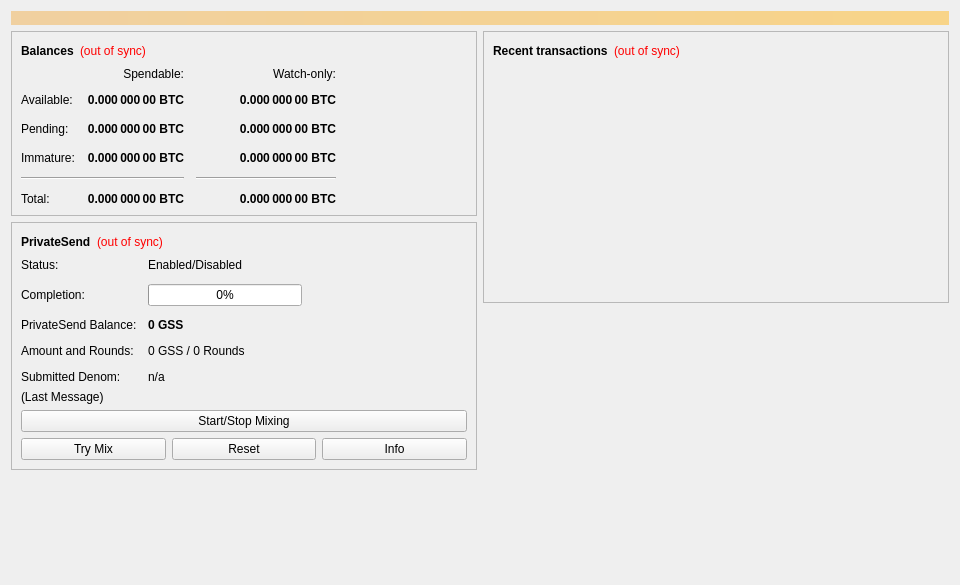
<?xml version="1.0" encoding="UTF-8"?>
<ui version="4.0">
 <class>OverviewPage</class>
 <widget class="QWidget" name="OverviewPage">
  <property name="geometry">
   <rect>
    <x>0</x>
    <y>0</y>
    <width>960</width>
    <height>585</height>
   </rect>
  </property>
  <property name="minimumSize">
   <size>
    <width>960</width>
    <height>0</height>
   </size>
  </property>
  <property name="windowTitle">
   <string>Form</string>
  </property>
  <layout class="QVBoxLayout" name="topLayout">
   <item>
    <widget class="QLabel" name="labelAlerts">
     <property name="visible">
      <bool>false</bool>
     </property>
     <property name="styleSheet">
      <string notr="true">QLabel { background-color: qlineargradient(x1: 0, y1: 0, x2: 1, y2: 0, stop:0 #F0D0A0, stop:1 #F8D488); color:#000000; }</string>
     </property>
     <property name="wordWrap">
      <bool>true</bool>
     </property>
     <property name="margin">
      <number>3</number>
     </property>
     <property name="textInteractionFlags">
      <set>Qt::TextSelectableByMouse</set>
     </property>
    </widget>
   </item>
   <item>
    <layout class="QHBoxLayout" name="horizontalLayout" stretch="1,1">
     <item>
      <layout class="QVBoxLayout" name="verticalLayout_2">
       <item>
        <widget class="QFrame" name="frame">
         <property name="frameShape">
          <enum>QFrame::StyledPanel</enum>
         </property>
         <property name="frameShadow">
          <enum>QFrame::Raised</enum>
         </property>
         <layout class="QVBoxLayout" name="verticalLayout_4">
          <item>
           <layout class="QHBoxLayout" name="horizontalLayout_4">
            <item>
             <widget class="QLabel" name="label_5">
              <property name="font">
               <font>
                <weight>75</weight>
                <bold>true</bold>
               </font>
              </property>
              <property name="text">
               <string>Balances</string>
              </property>
             </widget>
            </item>
            <item>
             <widget class="QLabel" name="labelWalletStatus">
              <property name="toolTip">
               <string>The displayed information may be out of date. Your wallet automatically synchronizes with the GoSuperSayayinCoin network after a connection is established, but this process has not completed yet.</string>
              </property>
              <property name="styleSheet">
               <string notr="true">QLabel { color: red; }</string>
              </property>
              <property name="text">
               <string notr="true">(out of sync)</string>
              </property>
              <property name="alignment">
               <set>Qt::AlignLeading|Qt::AlignLeft|Qt::AlignVCenter</set>
              </property>
             </widget>
            </item>
            <item>
             <spacer name="horizontalSpacer_3">
              <property name="orientation">
               <enum>Qt::Horizontal</enum>
              </property>
              <property name="sizeHint" stdset="0">
               <size>
                <width>40</width>
                <height>20</height>
               </size>
              </property>
             </spacer>
            </item>
           </layout>
          </item>
          <item>
           <layout class="QGridLayout" name="gridLayout">
            <property name="spacing">
             <number>12</number>
            </property>
            <item row="2" column="2">
             <widget class="QLabel" name="labelWatchPending">
              <property name="font">
               <font>
                <weight>75</weight>
                <bold>true</bold>
               </font>
              </property>
              <property name="cursor">
               <cursorShape>IBeamCursor</cursorShape>
              </property>
              <property name="toolTip">
               <string>Unconfirmed transactions to watch-only addresses</string>
              </property>
              <property name="text">
               <string notr="true">0.000 000 00 BTC</string>
              </property>
              <property name="alignment">
               <set>Qt::AlignRight|Qt::AlignTrailing|Qt::AlignVCenter</set>
              </property>
              <property name="textInteractionFlags">
               <set>Qt::LinksAccessibleByMouse|Qt::TextSelectableByKeyboard|Qt::TextSelectableByMouse</set>
              </property>
             </widget>
            </item>
            <item row="2" column="1">
             <widget class="QLabel" name="labelUnconfirmed">
              <property name="font">
               <font>
                <weight>75</weight>
                <bold>true</bold>
               </font>
              </property>
              <property name="cursor">
               <cursorShape>IBeamCursor</cursorShape>
              </property>
              <property name="toolTip">
               <string>Total of transactions that have yet to be confirmed, and do not yet count toward the spendable balance</string>
              </property>
              <property name="text">
               <string notr="true">0.000 000 00 BTC</string>
              </property>
              <property name="alignment">
               <set>Qt::AlignRight|Qt::AlignTrailing|Qt::AlignVCenter</set>
              </property>
              <property name="textInteractionFlags">
               <set>Qt::LinksAccessibleByMouse|Qt::TextSelectableByKeyboard|Qt::TextSelectableByMouse</set>
              </property>
             </widget>
            </item>
            <item row="3" column="2">
             <widget class="QLabel" name="labelWatchImmature">
              <property name="font">
               <font>
                <weight>75</weight>
                <bold>true</bold>
               </font>
              </property>
              <property name="cursor">
               <cursorShape>IBeamCursor</cursorShape>
              </property>
              <property name="toolTip">
               <string>Mined balance in watch-only addresses that has not yet matured</string>
              </property>
              <property name="text">
               <string notr="true">0.000 000 00 BTC</string>
              </property>
              <property name="alignment">
               <set>Qt::AlignRight|Qt::AlignTrailing|Qt::AlignVCenter</set>
              </property>
              <property name="textInteractionFlags">
               <set>Qt::LinksAccessibleByMouse|Qt::TextSelectableByKeyboard|Qt::TextSelectableByMouse</set>
              </property>
             </widget>
            </item>
            <item row="4" column="0" colspan="2">
             <widget class="Line" name="lineSpendableBalance">
              <property name="orientation">
               <enum>Qt::Horizontal</enum>
              </property>
             </widget>
            </item>
            <item row="4" column="2">
             <widget class="Line" name="lineWatchBalance">
              <property name="sizePolicy">
               <sizepolicy hsizetype="Preferred" vsizetype="Fixed">
                <horstretch>0</horstretch>
                <verstretch>0</verstretch>
               </sizepolicy>
              </property>
              <property name="minimumSize">
               <size>
                <width>140</width>
                <height>0</height>
               </size>
              </property>
              <property name="orientation">
               <enum>Qt::Horizontal</enum>
              </property>
             </widget>
            </item>
            <item row="5" column="0">
             <widget class="QLabel" name="labelTotalText">
              <property name="text">
               <string>Total:</string>
              </property>
             </widget>
            </item>
            <item row="3" column="1">
             <widget class="QLabel" name="labelImmature">
              <property name="font">
               <font>
                <weight>75</weight>
                <bold>true</bold>
               </font>
              </property>
              <property name="cursor">
               <cursorShape>IBeamCursor</cursorShape>
              </property>
              <property name="toolTip">
               <string>Mined balance that has not yet matured</string>
              </property>
              <property name="text">
               <string notr="true">0.000 000 00 BTC</string>
              </property>
              <property name="alignment">
               <set>Qt::AlignRight|Qt::AlignTrailing|Qt::AlignVCenter</set>
              </property>
              <property name="textInteractionFlags">
               <set>Qt::LinksAccessibleByMouse|Qt::TextSelectableByKeyboard|Qt::TextSelectableByMouse</set>
              </property>
             </widget>
            </item>
            <item row="2" column="3">
             <spacer name="horizontalSpacer_2">
              <property name="orientation">
               <enum>Qt::Horizontal</enum>
              </property>
              <property name="sizeHint" stdset="0">
               <size>
                <width>40</width>
                <height>20</height>
               </size>
              </property>
             </spacer>
            </item>
            <item row="3" column="0">
             <widget class="QLabel" name="labelImmatureText">
              <property name="text">
               <string>Immature:</string>
              </property>
             </widget>
            </item>
            <item row="5" column="1">
             <widget class="QLabel" name="labelTotal">
              <property name="font">
               <font>
                <weight>75</weight>
                <bold>true</bold>
               </font>
              </property>
              <property name="cursor">
               <cursorShape>IBeamCursor</cursorShape>
              </property>
              <property name="toolTip">
               <string>Your current total balance</string>
              </property>
              <property name="text">
               <string notr="true">0.000 000 00 BTC</string>
              </property>
              <property name="alignment">
               <set>Qt::AlignRight|Qt::AlignTrailing|Qt::AlignVCenter</set>
              </property>
              <property name="textInteractionFlags">
               <set>Qt::LinksAccessibleByMouse|Qt::TextSelectableByKeyboard|Qt::TextSelectableByMouse</set>
              </property>
             </widget>
            </item>
            <item row="5" column="2">
             <widget class="QLabel" name="labelWatchTotal">
              <property name="font">
               <font>
                <weight>75</weight>
                <bold>true</bold>
               </font>
              </property>
              <property name="cursor">
               <cursorShape>IBeamCursor</cursorShape>
              </property>
              <property name="toolTip">
               <string>Current total balance in watch-only addresses</string>
              </property>
              <property name="text">
               <string notr="true">0.000 000 00 BTC</string>
              </property>
              <property name="alignment">
               <set>Qt::AlignRight|Qt::AlignTrailing|Qt::AlignVCenter</set>
              </property>
              <property name="textInteractionFlags">
               <set>Qt::LinksAccessibleByMouse|Qt::TextSelectableByKeyboard|Qt::TextSelectableByMouse</set>
              </property>
             </widget>
            </item>
            <item row="0" column="2">
             <widget class="QLabel" name="labelWatchonly">
              <property name="text">
               <string>Watch-only:</string>
              </property>
              <property name="alignment">
               <set>Qt::AlignRight|Qt::AlignTrailing|Qt::AlignVCenter</set>
              </property>
             </widget>
            </item>
            <item row="1" column="0">
             <widget class="QLabel" name="labelBalanceText">
              <property name="text">
               <string>Available:</string>
              </property>
             </widget>
            </item>
            <item row="1" column="1">
             <widget class="QLabel" name="labelBalance">
              <property name="font">
               <font>
                <weight>75</weight>
                <bold>true</bold>
               </font>
              </property>
              <property name="cursor">
               <cursorShape>IBeamCursor</cursorShape>
              </property>
              <property name="toolTip">
               <string>Your current spendable balance</string>
              </property>
              <property name="text">
               <string notr="true">0.000 000 00 BTC</string>
              </property>
              <property name="alignment">
               <set>Qt::AlignRight|Qt::AlignTrailing|Qt::AlignVCenter</set>
              </property>
              <property name="textInteractionFlags">
               <set>Qt::LinksAccessibleByMouse|Qt::TextSelectableByKeyboard|Qt::TextSelectableByMouse</set>
              </property>
             </widget>
            </item>
            <item row="1" column="2">
             <widget class="QLabel" name="labelWatchAvailable">
              <property name="font">
               <font>
                <weight>75</weight>
                <bold>true</bold>
               </font>
              </property>
              <property name="cursor">
               <cursorShape>IBeamCursor</cursorShape>
              </property>
              <property name="toolTip">
               <string>Your current balance in watch-only addresses</string>
              </property>
              <property name="text">
               <string notr="true">0.000 000 00 BTC</string>
              </property>
              <property name="alignment">
               <set>Qt::AlignRight|Qt::AlignTrailing|Qt::AlignVCenter</set>
              </property>
              <property name="textInteractionFlags">
               <set>Qt::LinksAccessibleByMouse|Qt::TextSelectableByKeyboard|Qt::TextSelectableByMouse</set>
              </property>
             </widget>
            </item>
            <item row="2" column="0">
             <widget class="QLabel" name="labelPendingText">
              <property name="text">
               <string>Pending:</string>
              </property>
             </widget>
            </item>
            <item row="0" column="1">
             <widget class="QLabel" name="labelSpendable">
              <property name="text">
               <string>Spendable:</string>
              </property>
              <property name="alignment">
               <set>Qt::AlignRight|Qt::AlignTrailing|Qt::AlignVCenter</set>
              </property>
             </widget>
            </item>
           </layout>
          </item>
         </layout>
        </widget>
       </item>
       <item>
        <widget class="QFrame" name="framePrivateSend">
         <property name="layoutDirection">
          <enum>Qt::LeftToRight</enum>
         </property>
         <property name="frameShape">
          <enum>QFrame::StyledPanel</enum>
         </property>
         <property name="frameShadow">
          <enum>QFrame::Raised</enum>
         </property>
         <layout class="QVBoxLayout" name="VerticalLayout_PS1">
          <item>
           <layout class="QHBoxLayout" name="horizontalLayout_5">
            <item>
             <widget class="QLabel" name="labelPrivateSendHeader">
              <property name="font">
               <font>
                <weight>75</weight>
                <bold>true</bold>
               </font>
              </property>
              <property name="text">
               <string>PrivateSend</string>
              </property>
             </widget>
            </item>
            <item>
             <widget class="QLabel" name="labelPrivateSendSyncStatus">
              <property name="toolTip">
               <string>The displayed information may be out of date. Your wallet automatically synchronizes with the GoSuperSayayinCoin network after a connection is established, but this process has not completed yet.</string>
              </property>
              <property name="styleSheet">
               <string notr="true">QLabel { color: red; }</string>
              </property>
              <property name="text">
               <string notr="true">(out of sync)</string>
              </property>
              <property name="alignment">
               <set>Qt::AlignLeading|Qt::AlignLeft|Qt::AlignVCenter</set>
              </property>
             </widget>
            </item>
            <item>
             <spacer name="horizontalSpacer_4">
              <property name="orientation">
               <enum>Qt::Horizontal</enum>
              </property>
              <property name="sizeHint" stdset="0">
               <size>
                <width>40</width>
                <height>20</height>
               </size>
              </property>
             </spacer>
            </item>
           </layout>
          </item>
          <item>
           <layout class="QFormLayout" name="privateSendFormLayout">
            <property name="fieldGrowthPolicy">
             <enum>QFormLayout::AllNonFixedFieldsGrow</enum>
            </property>
            <property name="horizontalSpacing">
             <number>11</number>
            </property>
            <property name="verticalSpacing">
             <number>12</number>
            </property>
            <item row="0" column="0">
             <widget class="QLabel" name="labelPrivateSendEnabledText">
              <property name="text">
               <string>Status:</string>
              </property>
             </widget>
            </item>
            <item row="0" column="1">
             <widget class="QLabel" name="labelPrivateSendEnabled">
              <property name="text">
               <string>Enabled/Disabled</string>
              </property>
             </widget>
            </item>
            <item row="1" column="0">
             <widget class="QLabel" name="labelCompletitionText">
              <property name="text">
               <string>Completion:</string>
              </property>
             </widget>
            </item>
            <item row="1" column="1">
             <widget class="QProgressBar" name="privateSendProgress">
              <property name="maximumSize">
               <size>
                <width>154</width>
                <height>16777215</height>
               </size>
              </property>
              <property name="value">
               <number>0</number>
              </property>
             </widget>
            </item>
            <item row="2" column="0">
             <widget class="QLabel" name="labelAnonymizedText">
              <property name="text">
               <string>PrivateSend Balance:</string>
              </property>
             </widget>
            </item>
            <item row="2" column="1">
             <widget class="QLabel" name="labelAnonymized">
              <property name="font">
               <font>
                <weight>75</weight>
                <bold>true</bold>
               </font>
              </property>
              <property name="text">
               <string notr="true">0 GSS</string>
              </property>
             </widget>
            </item>
            <item row="3" column="0">
             <widget class="QLabel" name="labelAmountAndRoundsText">
              <property name="text">
               <string>Amount and Rounds:</string>
              </property>
             </widget>
            </item>
            <item row="3" column="1">
             <widget class="QLabel" name="labelAmountRounds">
              <property name="text">
               <string>0 GSS / 0 Rounds</string>
              </property>
             </widget>
            </item>
            <item row="4" column="0">
             <widget class="QLabel" name="labelSubmittedDenomText">
              <property name="text">
               <string>Submitted Denom:</string>
              </property>
             </widget>
            </item>
            <item row="4" column="1">
             <widget class="QLabel" name="labelSubmittedDenom">
              <property name="toolTip">
               <string>The denominations you submitted to the Masternode.&lt;br&gt;To mix, other users must submit the exact same denominations.</string>
              </property>
              <property name="text">
               <string>n/a</string>
              </property>
             </widget>
            </item>
           </layout>
          </item>
          <item>
           <layout class="QVBoxLayout" name="VerticalLayout_PS">
            <item>
             <widget class="QLabel" name="labelPrivateSendLastMessage">
              <property name="text">
               <string>(Last Message)</string>
              </property>
              <property name="alignment">
               <set>Qt::AlignLeading|Qt::AlignLeft|Qt::AlignTop</set>
              </property>
              <property name="wordWrap">
               <bool>true</bool>
              </property>
             </widget>
            </item>
            <item>
             <widget class="QPushButton" name="togglePrivateSend">
              <property name="sizePolicy">
               <sizepolicy hsizetype="MinimumExpanding" vsizetype="Fixed">
                <horstretch>0</horstretch>
                <verstretch>0</verstretch>
               </sizepolicy>
              </property>
              <property name="text">
               <string>Start/Stop Mixing</string>
              </property>
             </widget>
            </item>
            <item>
             <layout class="QHBoxLayout" name="horizontalLayout_debugbuttons">
              <item>
               <widget class="QPushButton" name="privateSendAuto">
                <property name="sizePolicy">
                 <sizepolicy hsizetype="MinimumExpanding" vsizetype="Fixed">
                  <horstretch>0</horstretch>
                  <verstretch>0</verstretch>
                 </sizepolicy>
                </property>
                <property name="toolTip">
                 <string>Try to manually submit a PrivateSend request.</string>
                </property>
                <property name="text">
                 <string>Try Mix</string>
                </property>
               </widget>
              </item>
              <item>
               <widget class="QPushButton" name="privateSendReset">
                <property name="sizePolicy">
                 <sizepolicy hsizetype="MinimumExpanding" vsizetype="Fixed">
                  <horstretch>0</horstretch>
                  <verstretch>0</verstretch>
                 </sizepolicy>
                </property>
                <property name="toolTip">
                 <string>Reset the current status of PrivateSend (can interrupt PrivateSend if it's in the process of Mixing, which can cost you money!)</string>
                </property>
                <property name="autoFillBackground">
                 <bool>false</bool>
                </property>
                <property name="text">
                 <string>Reset</string>
                </property>
               </widget>
              </item>
              <item>
               <widget class="QPushButton" name="privateSendInfo">
                <property name="sizePolicy">
                 <sizepolicy hsizetype="MinimumExpanding" vsizetype="Fixed">
                  <horstretch>0</horstretch>
                  <verstretch>0</verstretch>
                 </sizepolicy>
                </property>
                <property name="toolTip">
                 <string>Information about PrivateSend and Mixing</string>
                </property>
                <property name="text">
                 <string>Info</string>
                </property>
               </widget>
              </item>
             </layout>
            </item>
           </layout>
          </item>
         </layout>
        </widget>
       </item>
       <item>
        <spacer name="verticalSpacer">
         <property name="orientation">
          <enum>Qt::Vertical</enum>
         </property>
         <property name="sizeHint" stdset="0">
          <size>
           <width>20</width>
           <height>40</height>
          </size>
         </property>
        </spacer>
       </item>
      </layout>
     </item>
     <item>
      <layout class="QVBoxLayout" name="verticalLayout_3">
       <item>
        <widget class="QFrame" name="frame_2">
         <property name="frameShape">
          <enum>QFrame::StyledPanel</enum>
         </property>
         <property name="frameShadow">
          <enum>QFrame::Raised</enum>
         </property>
         <layout class="QVBoxLayout" name="verticalLayout">
          <item>
           <layout class="QHBoxLayout" name="horizontalLayout_2">
            <item>
             <widget class="QLabel" name="label_4">
              <property name="font">
               <font>
                <weight>75</weight>
                <bold>true</bold>
               </font>
              </property>
              <property name="text">
               <string>Recent transactions</string>
              </property>
             </widget>
            </item>
            <item>
             <widget class="QLabel" name="labelTransactionsStatus">
              <property name="toolTip">
               <string>The displayed information may be out of date. Your wallet automatically synchronizes with the GoSuperSayayinCoin network after a connection is established, but this process has not completed yet.</string>
              </property>
              <property name="styleSheet">
               <string notr="true">QLabel { color: red; }</string>
              </property>
              <property name="text">
               <string notr="true">(out of sync)</string>
              </property>
              <property name="alignment">
               <set>Qt::AlignLeading|Qt::AlignLeft|Qt::AlignVCenter</set>
              </property>
             </widget>
            </item>
            <item>
             <spacer name="horizontalSpacer">
              <property name="orientation">
               <enum>Qt::Horizontal</enum>
              </property>
              <property name="sizeHint" stdset="0">
               <size>
                <width>40</width>
                <height>20</height>
               </size>
              </property>
             </spacer>
            </item>
           </layout>
          </item>
          <item>
           <widget class="QListView" name="listTransactions">
            <property name="styleSheet">
             <string notr="true">QListView { background: transparent; }</string>
            </property>
            <property name="frameShape">
             <enum>QFrame::NoFrame</enum>
            </property>
            <property name="verticalScrollBarPolicy">
             <enum>Qt::ScrollBarAlwaysOff</enum>
            </property>
            <property name="horizontalScrollBarPolicy">
             <enum>Qt::ScrollBarAlwaysOff</enum>
            </property>
            <property name="selectionMode">
             <enum>QAbstractItemView::NoSelection</enum>
            </property>
           </widget>
          </item>
         </layout>
        </widget>
       </item>
       <item>
        <spacer name="verticalSpacer_2">
         <property name="orientation">
          <enum>Qt::Vertical</enum>
         </property>
         <property name="sizeHint" stdset="0">
          <size>
           <width>20</width>
           <height>40</height>
          </size>
         </property>
        </spacer>
       </item>
      </layout>
     </item>
    </layout>
   </item>
  </layout>
 </widget>
 <resources/>
 <connections/>
</ui>
